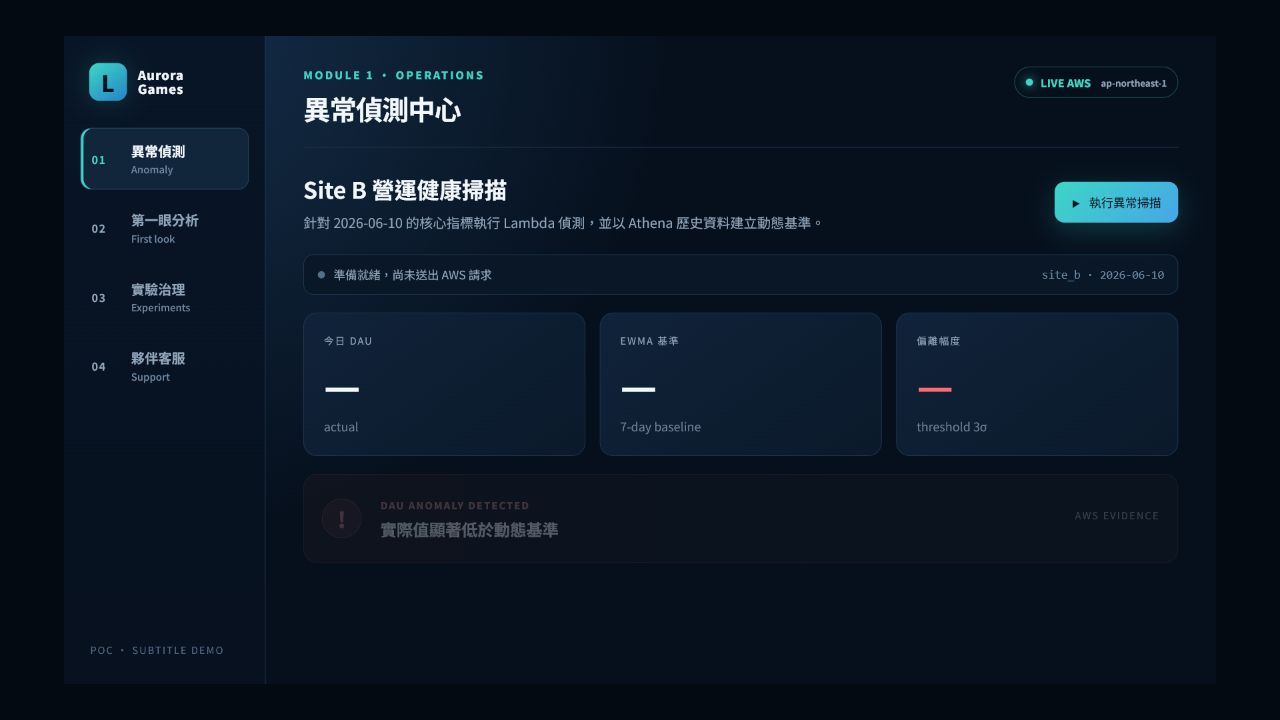
#> input picture demo_console/recording/m1-initial.png, 1280 x 720 px
$ python render_operation_demo.py
#> lines starting #> are read from the running program, lines starting #| are printed output that depends on the picture
"""Render the two-minute operation-only demo from browser captures.

The source screenshots in demo_console/recording are produced by operating the
localhost console. Architecture views are intentionally excluded: this video
shows only the four user-facing functions and their governed outcomes.
"""

from __future__ import annotations

import shutil
import subprocess
import tempfile
from dataclasses import dataclass
from pathlib import Path

from PIL import Image, ImageDraw, ImageEnhance, ImageFilter, ImageFont


ROOT = Path(__file__).resolve().parents[1]
CAPTURE_DIR = ROOT / "demo_console" / "recording"
OUTPUT_DIR = ROOT / "site" / "video"
WIDTH, HEIGHT = 1920, 1080
SCREEN_WIDTH, SCREEN_HEIGHT = WIDTH, HEIGHT
SCREEN_X = (WIDTH - SCREEN_WIDTH) // 2
FPS = 24

BG = "#030b13"
INK = "#f3f7fb"
MUTED = "#9aafc3"
TEAL = "#3dd6c6"
AMBER = "#f5b942"
CORAL = "#ff6b72"
LINE = "#29425a"
FONT_REGULAR = Path("C:/Windows/Fonts/msjh.ttc")
FONT_BOLD = Path("C:/Windows/Fonts/msjhbd.ttc")


@dataclass(frozen=True)
class Scene:
    start: float
    end: float
    chapter: str
    caption: str
    caption_en: str
    capture: str | None = None
    click: tuple[int, int] | None = None
    card_title: str | None = None
    card_subtitle: str | None = None
    accent: str = TEAL


SCENES = (
    Scene(0, 9, "01 · 異常監控", "上午 11:00，系統偵測到 site_b 活躍人數低於正常範圍。", "At 11:00 AM, the system detects that site_b's active-user count is below its normal range.", "m1-initial.png", accent=CORAL),
    Scene(9, 17, "01 · 異常監控", "系統建立告警證據，並透過 SNS 發布值班通知。", "The system records the alert evidence and sends an on-call notification through SNS.", "m1-initial.png", accent=CORAL),
    Scene(17, 25, "01 · 異常監控", "值班人員開始排查，事件進入處理中（排查中）。", "The on-call engineer begins investigating, and the incident moves to Investigating.", "m1-result.png", accent=CORAL),
    Scene(25, 35, "02 · 分析助理", "下午 1:00，業務看到人數下降，直接詢問：今天人數為何掉這麼多？", "At 1:00 PM, the business team sees the decline and asks: Why did today's user count fall so much?", "m3-initial.png"),
    Scene(35, 50, "02 · 分析助理", "助理比較今天 124 人與過去 30 天平均 177 人，並說明 11:00 已告警、技術人員正在排查。", "The assistant compares today's 124 users with the 30-day average of 177, then explains that an alert fired at 11:00 and engineers are investigating.", "m3-result.png"),
    Scene(50, 60, "02 · 分析助理", "再問明天是否恢復時，助理說明尚無經過驗證的預測模型，不猜測未來。", "When asked whether usage will recover tomorrow, the assistant says there is no validated forecast model and does not speculate.", "m3-forecast.png", accent=CORAL),
    Scene(60, 75, "03 · 實驗治理", "管理者能在同一畫面掌握每個實驗的進度、健康狀態、流量與配置。", "Managers can monitor every experiment's progress, health, traffic, and configuration in one view.", "m2-all.png", accent=AMBER),
    Scene(75, 90, "03 · 實驗治理", "若觸發預先設定的 SRM 或 Guardrail 停止條件，系統會自動停止實驗並關閉流量配置。", "If a predefined SRM or guardrail stop condition is triggered, the system automatically stops the experiment and disables its traffic allocation.", "m2-action.png", accent=CORAL),
    Scene(90, 100, "04 · 整合支援", "合作夥伴直接貼上完整 Token API Request 與 400 錯誤回應。", "The partner pastes the complete Token API request and its 400 error response.", "m4-input.png"),
    Scene(100, 110, "04 · 整合支援", "助理依文件找出 Content-Type 錯誤，並指出缺少 grant_type。", "Using the documentation, the assistant identifies an incorrect Content-Type and a missing grant_type.", "m4-result.png"),
    Scene(110, 120, "04 · 整合支援", "參展資訊不在整合知識庫中；系統不編造答案，改為引導聯絡業務窗口。", "Exhibition details are outside the integration knowledge base, so the system does not invent an answer and directs the partner to a sales contact.", "m4-out-of-scope.png", accent=CORAL),
)


def font(size: int, bold: bool = False) -> ImageFont.FreeTypeFont:
    return ImageFont.truetype(str(FONT_BOLD if bold else FONT_REGULAR), size)


# [13 lines left out: function fit_text, not called in this run]


def capture_image(filename: str) -> Image.Image:
    path = CAPTURE_DIR / filename
    if not path.exists():
        raise FileNotFoundError(f"Missing real browser capture: {path}")
    image = Image.open(path).convert("RGB")
    if image.size != (1280, 720):
        raise ValueError(f"Unexpected capture size for {path}: {image.size}")
    return image.resize((SCREEN_WIDTH, SCREEN_HEIGHT), Image.Resampling.LANCZOS)


# [6 lines left out: function add_cursor, not called in this run]


def render_capture(scene: Scene) -> Image.Image:
    image = Image.new("RGB", (WIDTH, HEIGHT), BG)
    image.paste(capture_image(scene.capture or ""), (SCREEN_X, 0))
    draw = ImageDraw.Draw(image)
    if scene.click:
        add_cursor(draw, scene.click, scene.accent)
    return image


# [19 lines left out: function render_card, not called in this run]


def timestamp(seconds: float, srt: bool) -> str:
    millis = round(seconds * 1000)
    hours, millis = divmod(millis, 3_600_000)
    minutes, millis = divmod(millis, 60_000)
    secs, millis = divmod(millis, 1000)
    separator = "," if srt else "."
    return f"{hours:02d}:{minutes:02d}:{secs:02d}{separator}{millis:03d}"


def write_captions() -> None:
    for language, caption_field in (("zh-TW", "caption"), ("en", "caption_en")):
        srt_lines: list[str] = []
        vtt_lines = ["WEBVTT", ""]
        for index, scene in enumerate(SCENES, start=1):
            caption = getattr(scene, caption_field)
            srt_lines.extend((str(index), f"{timestamp(scene.start, True)} --> {timestamp(scene.end, True)}", caption, ""))
            vtt_lines.extend((f"{timestamp(scene.start, False)} --> {timestamp(scene.end, False)}", caption, ""))
        (OUTPUT_DIR / f"demo-overview.{language}.srt").write_text("\n".join(srt_lines), encoding="utf-8")
        (OUTPUT_DIR / f"demo-overview.{language}.vtt").write_text("\n".join(vtt_lines), encoding="utf-8")


# [6 lines left out: function resolve_ffmpeg, not called in this run]


def main() -> None:
    OUTPUT_DIR.mkdir(parents=True, exist_ok=True)
    write_captions()
    with tempfile.TemporaryDirectory(prefix="leon-operation-demo-") as temp_name:
        temp = Path(temp_name)
        manifest_lines: list[str] = []
        last_frame: Path | None = None
        for index, scene in enumerate(SCENES):
            frame = temp / f"scene-{index:02d}.png"
            rendered = render_card(scene) if scene.card_title else render_capture(scene)
#> in render_capture, `image = Image.new("RGB", (WIDTH, HEIGHT), BG)`:
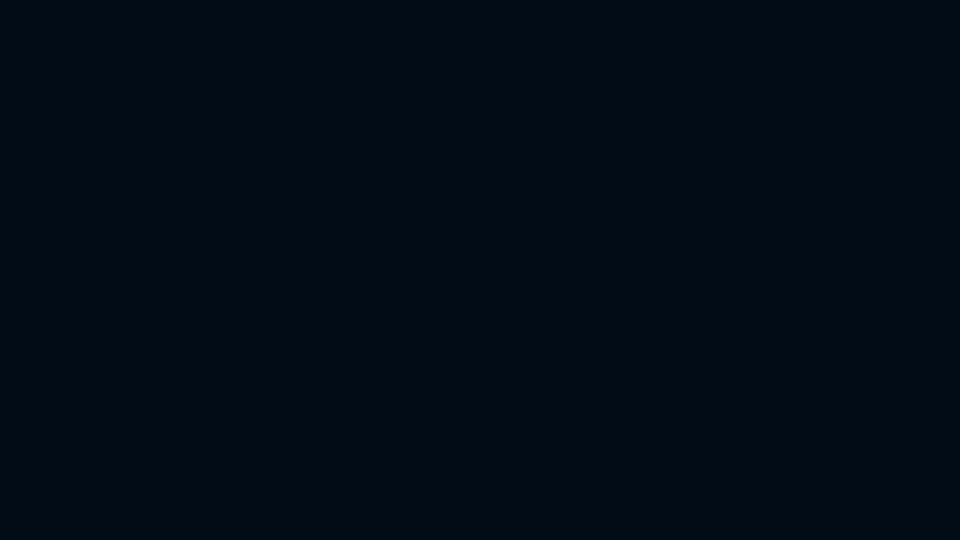
#> image: PIL image 1920x1080 RGB (shown at 1/2 size); mean R, G, B 3, 11, 19
#> in capture_image, image is the input picture: PIL image 1280x720 RGB; mean R, G, B 10.8, 22.7, 36.3
            rendered.save(frame, optimize=True)
            manifest_lines.extend((f"file '{frame.as_posix()}'", f"duration {scene.end - scene.start:.3f}"))
            last_frame = frame
            if index == 0:
                rendered.resize((1280, 720), Image.Resampling.LANCZOS).save(OUTPUT_DIR / "demo-poster.png", optimize=True)
        if last_frame:
            manifest_lines.append(f"file '{last_frame.as_posix()}'")
        manifest = temp / "scenes.txt"
        manifest.write_text("\n".join(manifest_lines), encoding="utf-8")
        output = OUTPUT_DIR / "demo-overview.mp4"
        subprocess.run(
            [
                resolve_ffmpeg(), "-y", "-f", "concat", "-safe", "0", "-i", str(manifest),
                "-vf", f"fps={FPS},format=yuv420p", "-c:v", "libx264", "-preset", "slow",
                "-crf", "25", "-movflags", "+faststart", "-t", "120", "-an", str(output),
            ],
            check=True,
        )
    print(f"Rendered operation demo: {output}")


if __name__ == "__main__":
#> (the run stopped early here; a loop or call above may not have finished)
